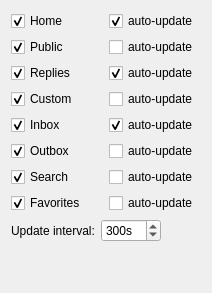
                <widget class="QWidget" name="Tab_2">
                 <attribute name="title">
                  <string>Tabs</string>
                 </attribute>
                 <layout class="QGridLayout" name="gridLayout_6">
                  <item row="0" column="0">
                   <layout class="QVBoxLayout" name="verticalLayout_5">
                    <item>
                     <layout class="QHBoxLayout" name="horizontalLayout_4">
                      <item>
                       <widget class="QCheckBox" name="homeTabCheckBox">
                        <property name="text">
                         <string>Home</string>
                        </property>
                        <property name="checked">
                         <bool>true</bool>
                        </property>
                       </widget>
                      </item>
                      <item>
                       <widget class="QCheckBox" name="homeTabAutoUpdateCheckBox">
                        <property name="text">
                         <string>auto-update</string>
                        </property>
                        <property name="checked">
                         <bool>true</bool>
                        </property>
                       </widget>
                      </item>
                     </layout>
                    </item>
                    <item>
                     <layout class="QHBoxLayout" name="horizontalLayout_5">
                      <item>
                       <widget class="QCheckBox" name="publicTabCheckBox">
                        <property name="text">
                         <string>Public</string>
                        </property>
                        <property name="checked">
                         <bool>true</bool>
                        </property>
                       </widget>
                      </item>
                      <item>
                       <widget class="QCheckBox" name="publicTabAutoUpdateCheckBox">
                        <property name="text">
                         <string>auto-update</string>
                        </property>
                       </widget>
                      </item>
                     </layout>
                    </item>
                    <item>
                     <layout class="QHBoxLayout" name="horizontalLayout_6">
                      <item>
                       <widget class="QCheckBox" name="repliesTabCheckBox">
                        <property name="text">
                         <string>Replies</string>
                        </property>
                        <property name="checked">
                         <bool>true</bool>
                        </property>
                       </widget>
                      </item>
                      <item>
                       <widget class="QCheckBox" name="repliesTabAutoUpdateCheckBox">
                        <property name="text">
                         <string>auto-update</string>
                        </property>
                        <property name="checked">
                         <bool>true</bool>
                        </property>
                       </widget>
                      </item>
                     </layout>
                    </item>
                    <item>
                     <layout class="QHBoxLayout" name="horizontalLayout_7">
                      <item>
                       <widget class="QCheckBox" name="customTabCheckBox">
                        <property name="text">
                         <string>Custom</string>
                        </property>
                        <property name="checked">
                         <bool>true</bool>
                        </property>
                       </widget>
                      </item>
                      <item>
                       <widget class="QCheckBox" name="customTabAutoUpdateCheckBox">
                        <property name="text">
                         <string>auto-update</string>
                        </property>
                       </widget>
                      </item>
                     </layout>
                    </item>
                    <item>
                     <layout class="QHBoxLayout" name="horizontalLayout_8">
                      <item>
                       <widget class="QCheckBox" name="inboxTabCheckBox">
                        <property name="text">
                         <string>Inbox</string>
                        </property>
                        <property name="checked">
                         <bool>true</bool>
                        </property>
                       </widget>
                      </item>
                      <item>
                       <widget class="QCheckBox" name="inboxTabAutoUpdateCheckBox">
                        <property name="text">
                         <string>auto-update</string>
                        </property>
                        <property name="checked">
                         <bool>true</bool>
                        </property>
                       </widget>
                      </item>
                     </layout>
                    </item>
                    <item>
                     <layout class="QHBoxLayout" name="horizontalLayout_9">
                      <item>
                       <widget class="QCheckBox" name="outboxTabCheckBox">
                        <property name="text">
                         <string>Outbox</string>
                        </property>
                        <property name="checked">
                         <bool>true</bool>
                        </property>
                       </widget>
                      </item>
                      <item>
                       <widget class="QCheckBox" name="outboxTabAutoUpdateCheckBox">
                        <property name="text">
                         <string>auto-update</string>
                        </property>
                       </widget>
                      </item>
                     </layout>
                    </item>
                    <item>
                     <layout class="QHBoxLayout" name="horizontalLayout_10">
                      <item>
                       <widget class="QCheckBox" name="searchTabCheckBox">
                        <property name="text">
                         <string>Search</string>
                        </property>
                        <property name="checked">
                         <bool>true</bool>
                        </property>
                       </widget>
                      </item>
                      <item>
                       <widget class="QCheckBox" name="searchTabAutoUpdateCheckBox">
                        <property name="text">
                         <string>auto-update</string>
                        </property>
                       </widget>
                      </item>
                     </layout>
                    </item>
                    <item>
                     <layout class="QHBoxLayout" name="horizontalLayout_11">
                      <item>
                       <widget class="QCheckBox" name="favoritesTabCheckBox">
                        <property name="text">
                         <string>Favorites</string>
                        </property>
                        <property name="checked">
                         <bool>true</bool>
                        </property>
                       </widget>
                      </item>
                      <item>
                       <widget class="QCheckBox" name="favoritesTabAutoUpdateCheckBox">
                        <property name="text">
                         <string>auto-update</string>
                        </property>
                       </widget>
                      </item>
                     </layout>
                    </item>
                    <item>
                     <layout class="QHBoxLayout" name="horizontalLayout_12">
                      <item>
                       <widget class="QLabel" name="label_3">
                        <property name="text">
                         <string>Update interval:</string>
                        </property>
                       </widget>
                      </item>
                      <item>
                       <widget class="QSpinBox" name="updateIntervalSpinBox">
                        <property name="sizePolicy">
                         <sizepolicy hsizetype="Minimum" vsizetype="Fixed">
                          <horstretch>0</horstretch>
                          <verstretch>0</verstretch>
                         </sizepolicy>
                        </property>
                        <property name="suffix">
                         <string>s</string>
                        </property>
                        <property name="minimum">
                         <number>10</number>
                        </property>
                        <property name="maximum">
                         <number>3600</number>
                        </property>
                        <property name="value">
                         <number>300</number>
                        </property>
                       </widget>
                      </item>
                      <item>
                       <spacer name="horizontalSpacer">
                        <property name="orientation">
                         <enum>Qt::Horizontal</enum>
                        </property>
                        <property name="sizeHint" stdset="0">
                         <size>
                          <width>40</width>
                          <height>20</height>
                         </size>
                        </property>
                       </spacer>
                      </item>
                     </layout>
                    </item>
                    <item>
                     <spacer name="verticalSpacer_3">
                      <property name="orientation">
                       <enum>Qt::Vertical</enum>
                      </property>
                      <property name="sizeHint" stdset="0">
                       <size>
                        <width>20</width>
                        <height>40</height>
                       </size>
                      </property>
                     </spacer>
                    </item>
                   </layout>
                  </item>
                 </layout>
                </widget>
